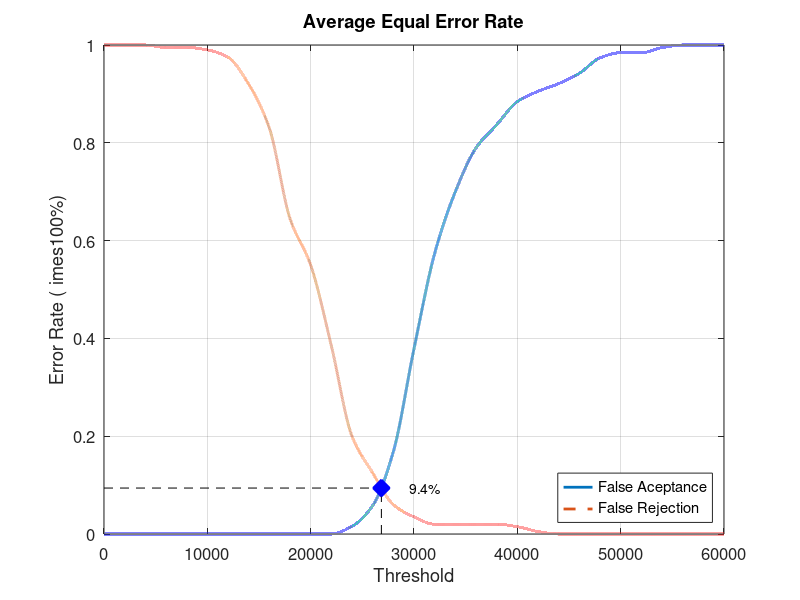
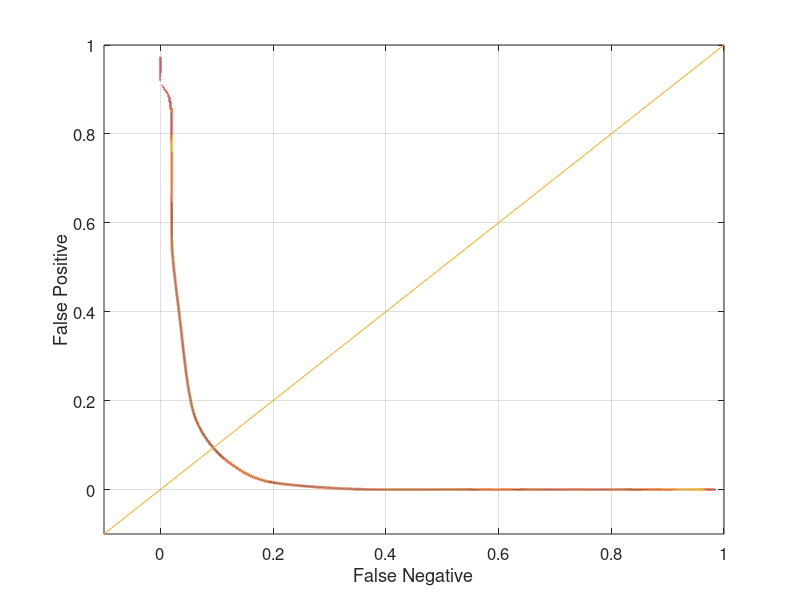

MATLAB code for these plots, in order:
close all;
clear;
clc;
x = 0:2000:60000;
xq = 0:0.5:60000;

y0 = [0 0 0 0 0 0 0 0 0 0 0 0 0.0157895 0.0578947 0.168421 0.378947 0.573684 0.7 0.789474 0.836842 0.884211 0.905263 0.921053 0.942105 0.973684 0.984211 0.984211 0.994737 1 1 1]
yy0 = interp1(x, y0, xq, 'pchip');
y1 = [1 1 1 0.995 0.995 0.99 0.975 0.92 0.83 0.645 0.55 0.385 0.2 0.125 0.06 0.035 0.02 0.02 0.02 0.02 0.015 0.005 0 0 0 0 0 0 0 0 0]
yy1 = interp1(x, y1, xq, 'pchip');

% Calculating EER: 
y2 = abs(y0 - y1);
find(y2 == min(y2))
yy2 = abs(yy0 - yy1);
xEER = find(yy2 == min(yy2));
xEERIndex = xq(xEER) % X-axis EER
yEER = yy0(xEER) % Y-axis EER

main = figure
plot(xq, yy0,'-','LineWidth', 2);	hold on
plot(xq, yy1,'--','LineWidth', 2);	hold on
plot([xEERIndex xEERIndex], [0 yEER], 'k--');	hold on
plot([0 xEERIndex], [yEER yEER], 'k--');	hold on
plot(xEERIndex, yEER, 'bx', 'LineWidth', 10);	hold on
text(xEERIndex + 10 * xEERIndex / 100, yEER, [num2str(round((10000 * yEER)) / 100) '%'])
legend('False Aceptance', 'False Rejection', 'Location', 'SouthEast')
xlabel('Threshold')
ylabel('Error Rate (	imes100%)')
title('Average Equal Error Rate')
set(gca, 'FontSize', 12)
axis([0 60000 0 1])
grid on

print(main, 'Database3_4Main', '-dpng');
FNRxFPR = figure('Color', [1 1 1]);
plot(yy1, yy0, '-', yy1, yy0, 'LineWidth', 2);
hold on
y = -0.1:0.1:1
plot(y, y); 
set(gca, 'FontSize', 12)
xlabel('False Negative')
ylabel('False Positive')
axis([-0.1 1 -0.1 1])
set(gca, 'FontSize', 12)
grid on

print(FNRxFPR, 'Database3_4FNRxFPR','-dpng');
